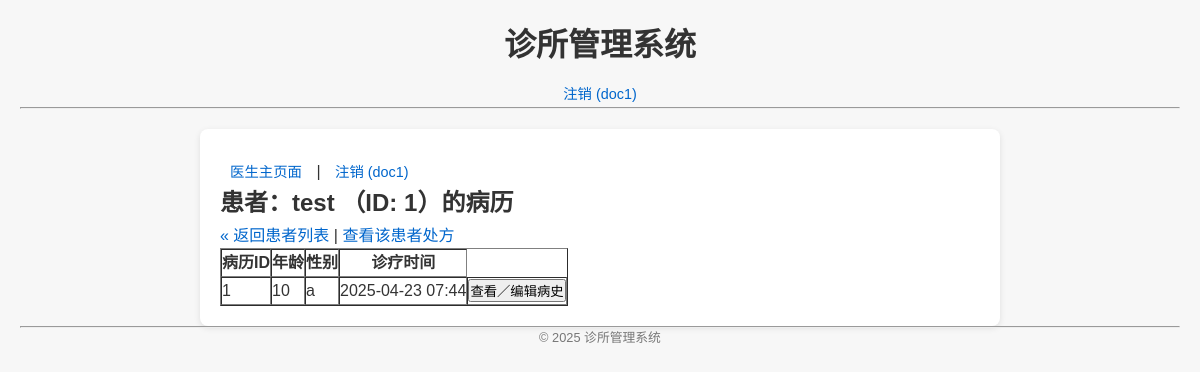
The page /patient/1/medical_records (signed in) on the database as committed earlier.
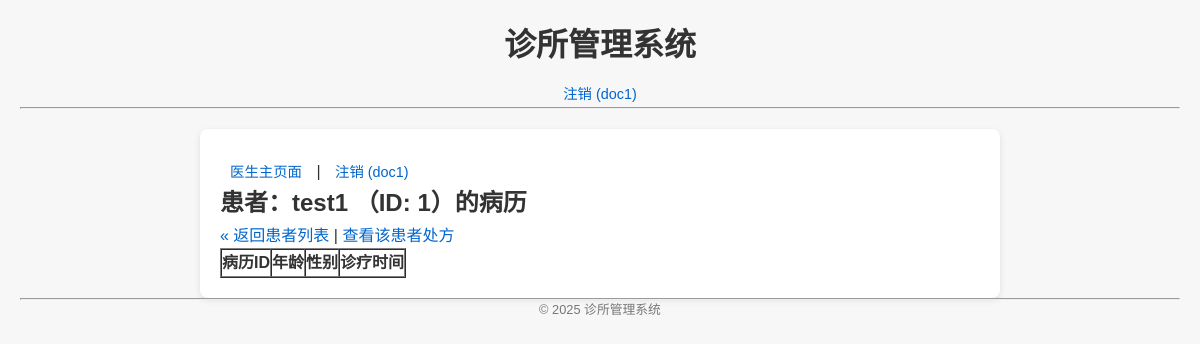
The same page on the database as committed later.
### app.py (models this page shows)
class User(db.Model, UserMixin):
    id = db.Column(db.Integer, primary_key=True)
    username = db.Column(db.String(80), unique=True, nullable=False)
    password = db.Column(
        db.String(200), nullable=False
    )  # 可用 werkzeug.security 生成 hash
    role = db.Column(db.String(20), nullable=False)  # doctor/nurse/cashier/inventory

class Patient(db.Model):
    id = db.Column(db.Integer, primary_key=True)
    name = db.Column(db.String(100), nullable=False)
    age = db.Column(db.Integer, nullable=False)
    phone = db.Column(db.String(15), nullable=False)
    id_card = db.Column(db.String(18), unique=True, nullable=False)

class MedicalRecord(db.Model):
    id = db.Column(db.Integer, primary_key=True)
    patient_id = db.Column(db.Integer, db.ForeignKey("patient.id"), nullable=False)
    record_time = db.Column(db.DateTime, nullable=False)
    name = db.Column(db.String(100), nullable=False)
    age = db.Column(db.Integer, nullable=False)
    gender = db.Column(db.String(10), nullable=False)
    medical_history = db.Column(db.Text, nullable=False)
    patient = db.relationship(
        "Patient", backref=db.backref("medical_records", lazy=True)
    )

### app.py (the view)
@app.route("/patient/<int:patient_id>/medical_records")
@login_required
def view_patient_medical_records(patient_id):
    patient = Patient.query.get_or_404(patient_id)
    records = MedicalRecord.query.filter_by(patient_id=patient_id).all()
    return render_template(
        "medical_records.html", medical_records=records, patient=patient
    )

### app.py (called while the page is built)
@login_manager.user_loader
def load_user(user_id):
    return User.query.get(int(user_id))

### templates/medical_records.html (shortened to what this page needs)
{% extends 'base.html' %}
{% block content %}
<nav>
  {% if current_user.is_authenticated and current_user.role == 'doctor' %}
  <a href="{{ url_for('doctor_page') }}">医生主页面</a> |
  {% endif %}
  <a href="{{ url_for('logout') }}">注销 ({{ current_user.username }})</a>
</nav>
{% if patient %}
<h2>患者：{{ patient.name }} （ID: {{ patient.id }}）的病历</h2>
{% else %}
<h2>所有病历记录</h2>
{% endif %}
<p>
  <a href="{{ url_for('index') }}">« 返回患者列表</a>
  {% if patient %}
  | <a href="{{ url_for('view_patient_prescriptions', patient_id=patient.id) }}">查看该患者处方</a>
  {% endif %}
</p>
<table border="1" cellpadding="8" cellspacing="0">
  <thead>
    <tr>
      <th>病历ID</th>
      <th>年龄</th>
      <th>性别</th>
      <th>诊疗时间</th>
    </tr>
  </thead>
  <tbody>
    {% for record in medical_records %}
    <tr>
      <td>{{ record.id }}</td>
      <td>{{ record.age }}</td>
      <td>{{ record.gender }}</td>
      <td>{{ record.record_time.strftime('%Y-%m-%d %H:%M') }}</td>
      <td>
        <a href="{{ url_for('edit_medical_record', record_id=record.id) }}">
          <button type="button">查看／编辑病史</button>
        </a>
      </td>
    </tr>
    {% endfor %}
  </tbody>
</table>
{% endblock %}

### templates/base.html (shortened to what this page needs)
<!DOCTYPE html>
<html lang="zh-CN">
<head>
    <link rel="stylesheet" href="{{ url_for('static', filename='style.css') }}">
</head>
<body>
    <header>
        <h1>诊所管理系统</h1>
        {% if current_user.is_authenticated %}
        <nav>
            <a href="{{ url_for('logout') }}">注销 ({{ current_user.username }})</a>
        </nav>
        {% endif %}
        <hr>
    </header>
    <main>
        {% block content %}{% endblock %}
    </main>
    <footer>
        <hr>
        <p>&copy; 2025 诊所管理系统</p>
    </footer>
</body>
</html>

### static/style.css (style rules this page uses)
* { margin: 0; padding: 0; box-sizing: border-box; }
body { font-family: Arial, sans-serif; line-height: 1.6; background-color: #f7f7f7; color: #333; padding: 20px; }
a { color: #0066cc; text-decoration: none; }
header, footer { text-align: center; margin-bottom: 20px; }
header h1 { font-size: 2rem; }
main { max-width: 800px; margin: 0 auto; background: #fff; padding: 20px; border-radius: 8px; box-shadow: 0 2px 6px rgba(0, 0, 0, 0.1); }
nav { margin-top: 10px; }
nav a { margin: 0 10px; font-size: 0.9rem; }
footer p { font-size: 0.8rem; color: #777; }

Rows that differ between the two databases and show on the page:
removed MedicalRecord: id "1", age "10", gender "a", record_time "2025-04-23 07:44"
changed Patient id 1: name "test" → "test1"
